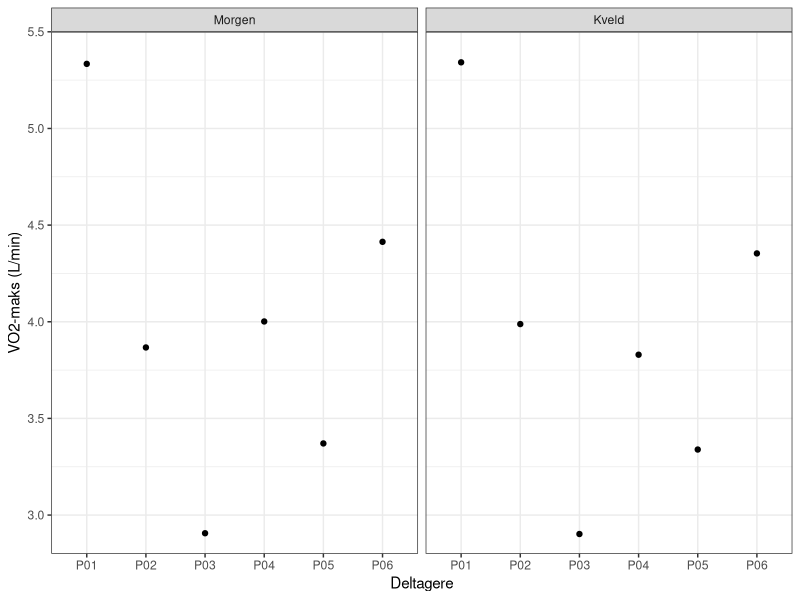
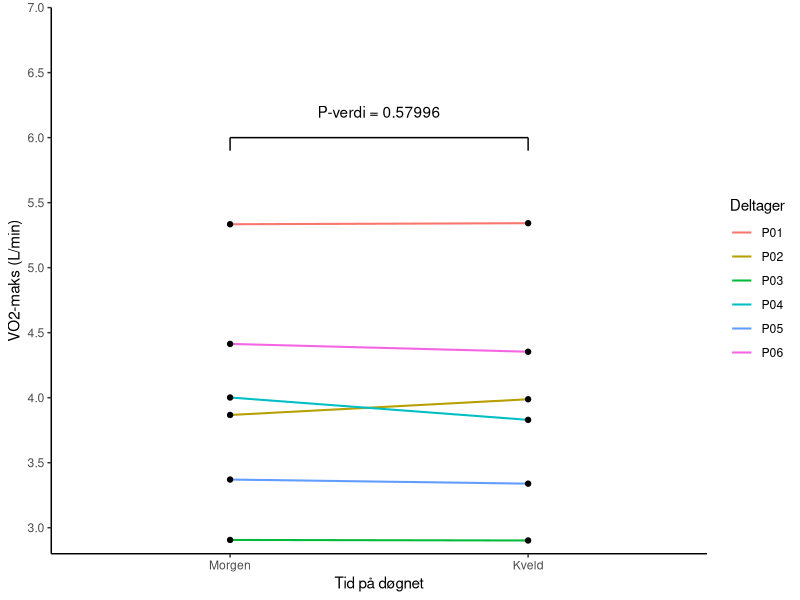
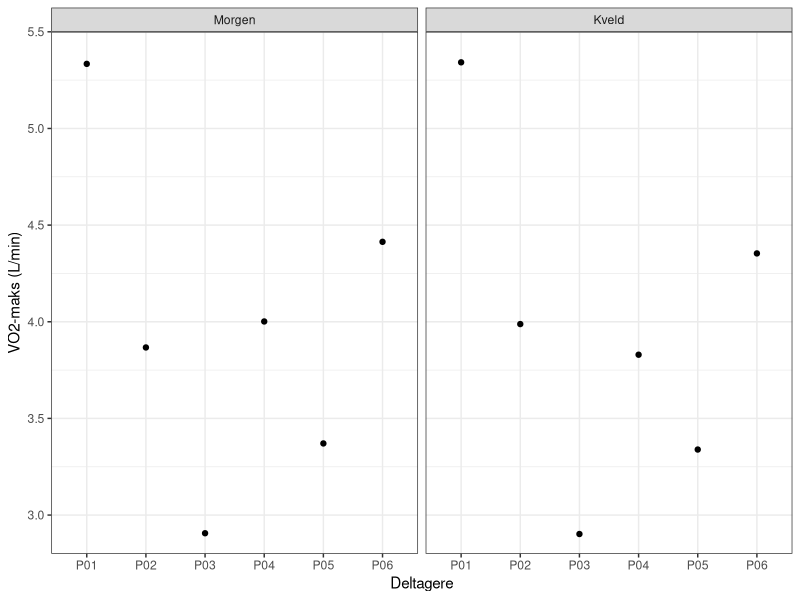
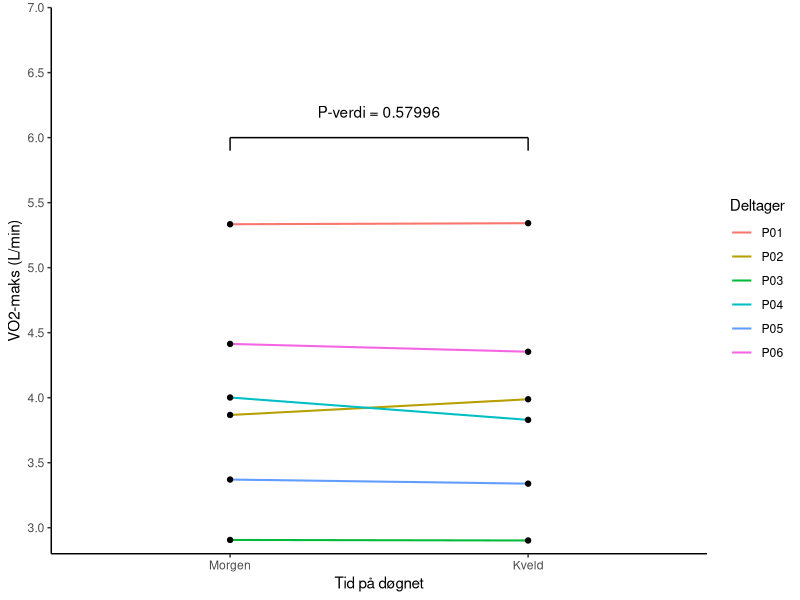

These figures' R source, in order:
## ---- chunk 1
library(tidyverse)
library(knitr)
library(readxl)

raadata <- read_excel("data/raa/raadata_vo2maks.xlsx")

tabell_deltakere <- raadata |> 
  select(deltager,
         kjonn,
         alder) |>  
  
  distinct() |> 
  
  mutate(kjonn = if_else(kjonn == "m", "Mann", "Kvinne"))

kable(
  tabell_deltakere,
  format = "latex",
  col.names = c("Deltaker", "Kjønn", "Alder (år)"),
  booktabs = TRUE,
  linesep = "") 
## ---- chunk 2
#| label: fig-vo2maks
#| fig-cap: "Forskjell i VO2 maks mellom morgen og kveld"

#FORSLAG 1
behandlede_data <- read.csv("data/behandlet/behandlet_vo2maks.csv")

behandlede_data <- behandlede_data |> 
  mutate(starttidspunkt = factor(starttidspunkt, levels = c("Morgen", "Kveld")))

figur_resultater <- ggplot(data = behandlede_data,
                 aes(deltager, VO2_maks_abs/1000)) +
  
  geom_point(size = 1.5,
color = "black") + 
  
  facet_wrap(~ starttidspunkt) +
  
  labs(
    x = "Deltagere",
    y = "VO2-maks (L/min)") + 
  
  scale_y_continuous(
    limits = c(2.8, 5.5),
    breaks = seq(2.5, 5.5, by = 0.5),
    expand = c(0, 0)) + 
  
  theme_bw()

print(figur_resultater)

ggsave("figurer/figur-vo2maks.png", figur_resultater, 
       width = 12, height = 9, units = "cm")
## ---- chunk 3
library(tidyverse)
library(knitr)
library(readxl)
#| label: fig-vo2maks2
#| fig-cap: "Forskjell i VO2 maks mellom morgen og kveld"

#FORSLAG 2
tabell <- read.csv("data/behandlet/behandlet_vo2maks.csv")

mod <- lm(VO2_maks_abs ~ starttidspunkt + deltager, data = tabell)
pval <- round(coef(summary(mod))[2, 4], 5)


tabell <- tabell |> 
  mutate(starttidspunkt = factor(starttidspunkt, levels = c("Morgen", "Kveld")))

fig_resultater <- ggplot(data = tabell,
                 aes(x = starttidspunkt, y = VO2_maks_abs/1000, group = deltager, color = deltager)) +
  
  geom_line(linewidth = 0.7) + 
  
  geom_point(size = 1.5,
             color = "black",
             fill = "grey") + 
  
  labs(
    x = "Tid på døgnet",
    y = "VO2-maks (L/min)",
    
    color = "Deltager") + 
  
  scale_y_continuous(
    limits = c(2.8, 7.0),
    breaks = seq(2.5, 7.0, by = 0.5),
    expand = c(0, 0)) + 
  
  theme_classic() +
  
  annotate("segment", x = 1, xend = 2, y = 6, yend = 6) + 
  annotate("segment",
           x = c(1, 2), 
           xend = c(1, 2),
           y = c(6, 6),
           yend = c(5.9, 5.9)) + 
  
  annotate("text", label = paste0("P-verdi = ", pval),
           x = 1.5, y = 6.2)

print(fig_resultater)

ggsave("figurer/figur-vo2maks2.png", fig_resultater, 
       width = 12, height = 9, units = "cm")
